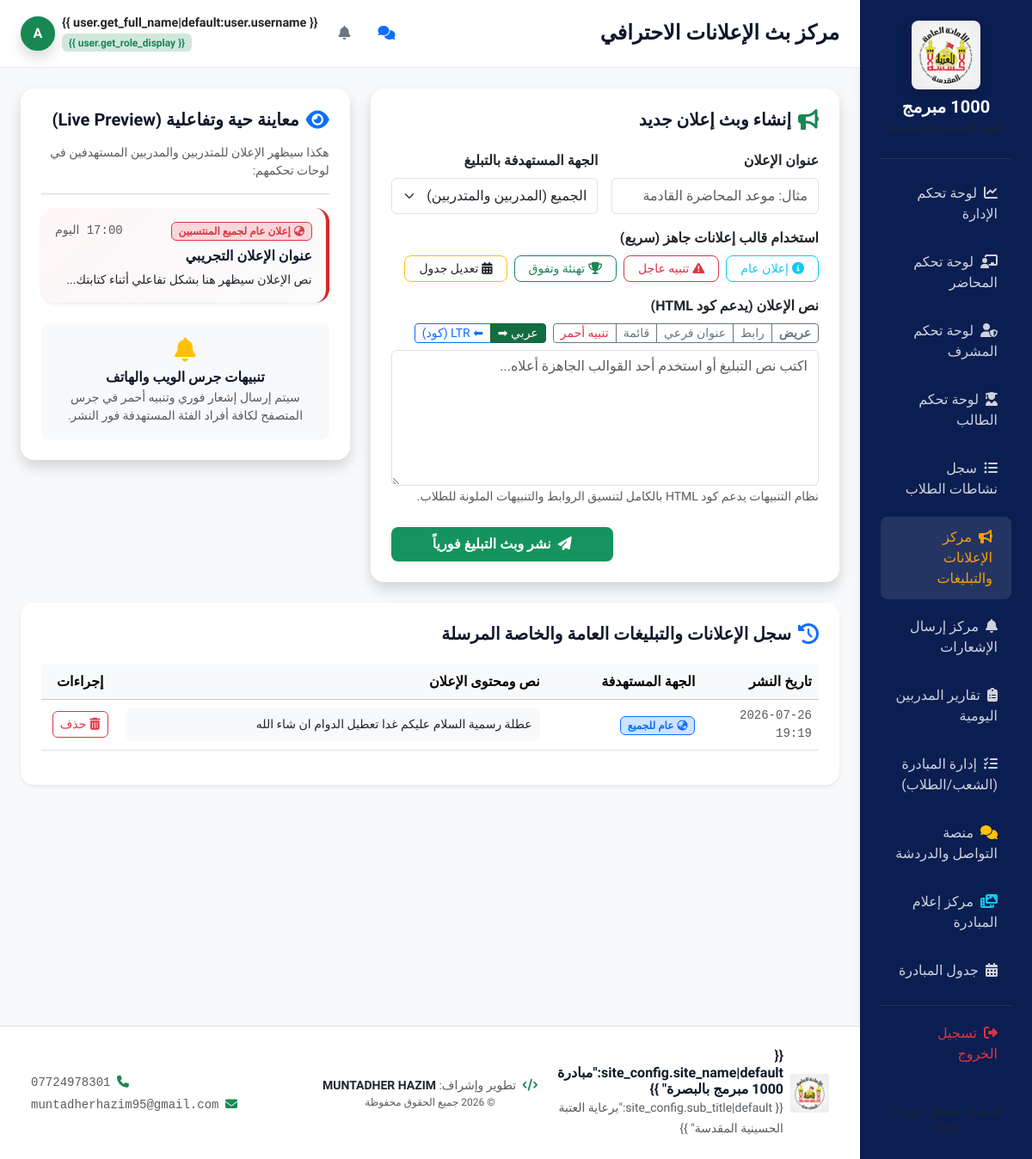
/manage/announcements/create/ (signed in), run on an earlier commit of the app's database.
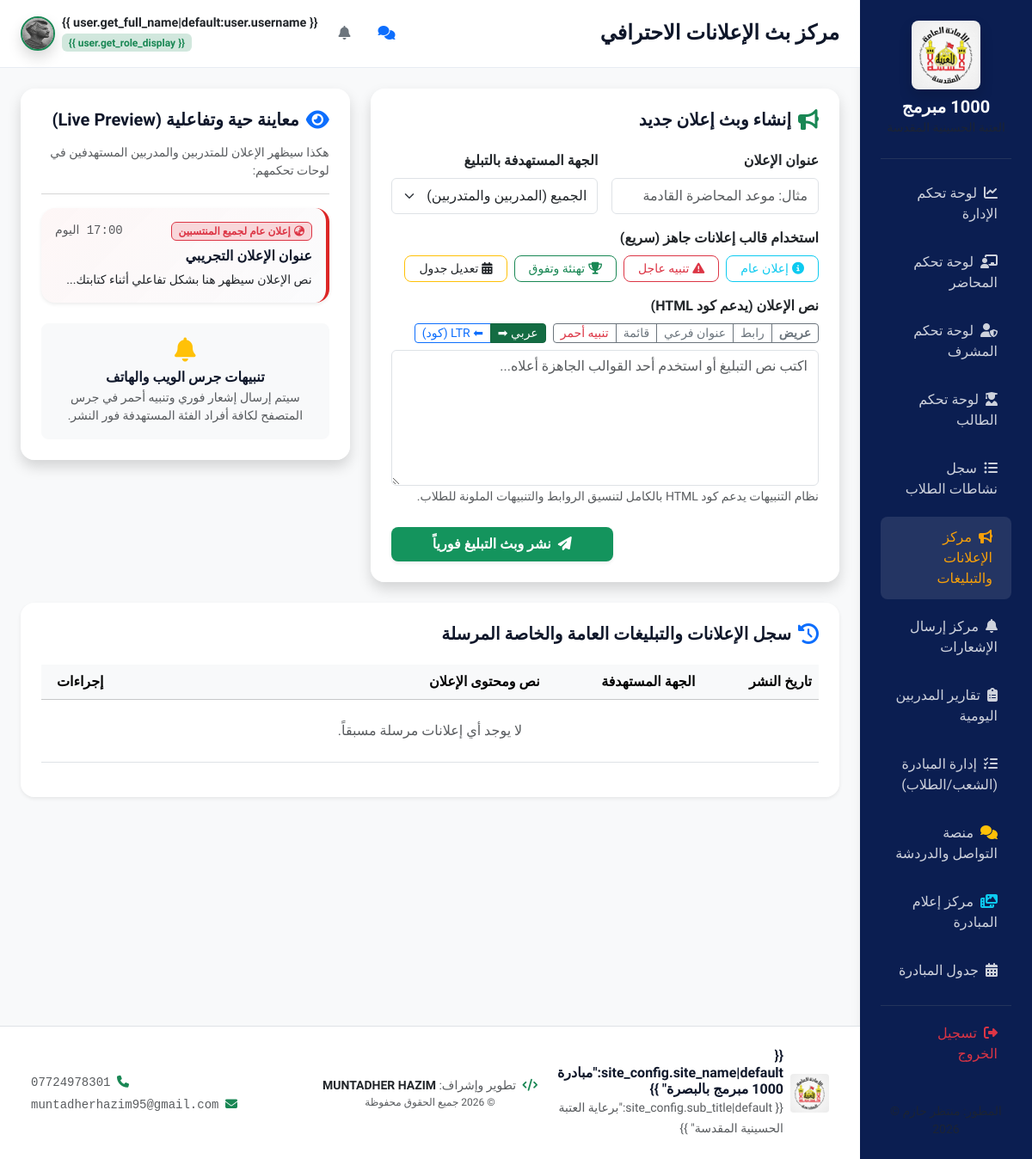
And on a later commit of the database.
### apps/users/models.py (models this page shows, shortened)
class CustomUser(AbstractUser):
    class Role(models.TextChoices):
        SUPER_ADMIN = 'super_admin', 'مسؤول النظام (Super Admin)'
        DIRECTOR = 'director', 'مدير المبادرة'
        TRAINING_OFFICER = 'training_officer', 'مسؤول التدريب'
        SUPERVISOR = 'supervisor', 'المشرف'
        LECTURER = 'lecturer', 'المحاضر'
        TRAINEE = 'trainee', 'المتدرب'
        VISITOR = 'visitor', 'الزائر'
    role = models.CharField(
        max_length=20,
        choices=Role.choices,
        default=Role.VISITOR,
        verbose_name="الدور الوظيفي"
    )
    phone_number = models.CharField(max_length=15, blank=True, null=True, verbose_name="رقم الهاتف")
    national_id = models.CharField(max_length=20, blank=True, null=True, verbose_name="الرقم الوطني")
    avatar = models.ImageField(upload_to='avatars/', blank=True, null=True, verbose_name="الصورة الشخصية")
    gender = models.CharField(
        max_length=10,
        choices=[('male', 'ذكر'), ('female', 'أنثى')],
        default='male',
        verbose_name="الجنس"
    )
    class Meta:
        verbose_name = "المستخدم"
        verbose_name_plural = "المستخدمون"

### apps/notifications/models.py (models this page shows, shortened)
class InternalMessage(models.Model):
    sender = models.ForeignKey(
        settings.AUTH_USER_MODEL,
        on_delete=models.CASCADE,
        related_name='sent_messages',
        verbose_name="المرسل"
    )
    recipient = models.ForeignKey(
        settings.AUTH_USER_MODEL,
        on_delete=models.CASCADE,
        null=True,
        blank=True,
        related_name='received_messages',
        verbose_name="المستقبل (فردي)"
    )
    group = models.ForeignKey(
        'courses.Group',
        on_delete=models.SET_NULL,
        null=True,
        blank=True,
        related_name='group_messages',
        verbose_name="المجموعة المستهدفة (جماعي)"
    )
    course = models.ForeignKey(
        'courses.Course',
        on_delete=models.SET_NULL,
        null=True,
        blank=True,
        related_name='course_messages',
        verbose_name="المادة الدراسية المستهدفة"
    )
    content = models.TextField(verbose_name="نص الرسالة", blank=True, null=True)
    file = models.FileField(upload_to='messages/files/', blank=True, null=True, verbose_name="ملف مرفق")
    image = models.ImageField(upload_to='messages/images/', blank=True, null=True, verbose_name="صورة مرفقة")
    is_read = models.BooleanField(default=False, verbose_name="مقروءة؟")
    created_at = models.DateTimeField(auto_now_add=True, verbose_name="تاريخ الإرسال")
    class Meta:
        verbose_name = "الرسالة الداخلية"
        verbose_name_plural = "الرسائل الداخلية"
        ordering = ['created_at']

### apps/portal/views.py (the view)
# urls.py: path('manage/announcements/create/', views.create_announcements_view, name='create_announcements_view'),
@login_required
def create_announcements_view(request):
    if request.user.role not in [CustomUser.Role.SUPER_ADMIN, CustomUser.Role.DIRECTOR]:
        raise Http404("غير مصرح بالدخول.")
    from apps.notifications.models import InternalMessage
    announcements = InternalMessage.objects.all().order_by('-created_at')
    groups = Group.objects.all()
    context = {
        'announcements': announcements,
        'groups': groups,
    }
    return render(request, 'portal/create_announcements.html', context)

### apps/portal/context_processors.py (called while the page is built)
def site_settings(request):
    config = SiteConfiguration.objects.first()
    if not config:
        config = SiteConfiguration.objects.create()
    context = {
        'site_config': config,
        'unread_notifications_count': 0,
        'all_notifications': []
    }
    if request.user.is_authenticated:
        unread = request.user.notifications.filter(is_read=False)
        context['unread_notifications_count'] = unread.count()
        context['all_notifications'] = request.user.notifications.all()[:10]
    return context

### templates/portal/create_announcements.html (shortened to what the changed rows need)
{% extends 'base.html' %}
{% block content %}
<div class="row">
    <div class="col-12">
        <div class="glass-card p-4 border-0 shadow-sm">
            <div class="table-responsive">
                <table class="table table-hover align-middle">
                    <thead class="table-light">
                        <tr>
                            <th style="width: 15%">تاريخ النشر</th>
                            <th style="width: 20%">الجهة المستهدفة</th>
                            <th style="width: 55%">نص ومحتوى الإعلان</th>
                            <th style="width: 10%" class="text-center">إجراءات</th>
                        </tr>
                    </thead>
                    <tbody>
                        {% for msg in announcements %}
                        <tr>
                            <td class="font-monospace text-muted small">{{ msg.created_at|date:"Y-m-d H:i" }}</td>
                            <td>
                                {% if msg.group %}
                                <span class="badge bg-secondary-subtle text-dark border border-secondary py-1 px-2">
                                    <i class="fas fa-users me-1 text-secondary"></i>شعبة: {{ msg.group.name }}
                                </span>
                                {% else %}
                                <span class="badge bg-primary-subtle text-primary border border-primary py-1 px-2">
                                    <i class="fas fa-globe-asia me-1 text-primary"></i>عام للجميع
                                </span>
                                {% endif %}
                            </td>
                            <td>
                                <div class="p-2 bg-light rounded-3 text-dark small m-0 border border-light" style="max-height: 100px; overflow-y: auto;">
                                    {{ msg.content|safe }}
                                </div>
                            </td>
                            <td class="text-center">
                                <form method="POST" action="{% url 'portal:delete_announcement_post' msg.id %}" onsubmit="return confirm('هل أنت متأكد من حذف هذا الإعلان والتنبيه نهائياً من قاعدة البيانات ولوحات تحكم المستلمين؟');">
                                    <button type="submit" class="btn btn-sm btn-outline-danger px-2 rounded-2" title="حذف التبليغ">
                                        <i class="fas fa-trash-alt me-1"></i>حذف
                                    </button>
                                </form>
                            </td>
                        </tr>
                        {% empty %}
                        <tr>
                            <td colspan="4" class="text-center py-4 text-muted">لا يوجد أي إعلانات مرسلة مسبقاً.</td>
                        </tr>
                        {% endfor %}
                    </tbody>
                </table>
            </div>
        </div>
    </div>
</div>
{% endblock %}

### templates/base.html (shortened to what the changed rows need)
<!DOCTYPE html>
<html lang="ar" dir="rtl">
<head>
    <link rel="stylesheet" href="https://cdn.jsdelivr.net/npm/bootstrap@5.3.3/dist/css/bootstrap.rtl.min.css"
>
    <link rel="stylesheet" href="https://cdnjs.cloudflare.com/ajax/libs/font-awesome/6.5.1/css/all.min.css">
    <link rel="stylesheet" href="/static/css/styles.css">
    <link href="https://cdn.jsdelivr.net/npm/fullcalendar@6.1.11/index.global.min.css" rel="stylesheet">
    <link href="https://cdn.jsdelivr.net/npm/tom-select@2.3.1/dist/css/tom-select.bootstrap5.min.css" rel="stylesheet">
</head>
<body class="bg-light">
    <div class="d-flex min-vh-100 flex-column flex-md-row">
        <div class="flex-grow-1 d-flex flex-column" style="min-width: 0;">
            <nav class="navbar top-navbar navbar-expand-lg px-4 py-3 sticky-top">
                <div class="container-fluid p-0 d-flex justify-content-between align-items-center">
                    <div class="d-flex align-items-center gap-3">
                        {% if user.is_authenticated %}
                        <div class="dropdown">
                            <button
                                class="btn btn-link text-decoration-none d-flex align-items-center gap-2 p-0 border-0"
                                type="button" data-bs-toggle="dropdown" aria-expanded="false">
                                <div class="text-end d-none d-sm-block">
                                    <p class="m-0 fw-bold text-dark" style="font-size: 0.9rem;">{{
                                        user.get_full_name|default:user.username }}</p>
                                    <span class="badge bg-success-subtle text-success" style="font-size: 0.75rem;">{{
                                        user.get_role_display }}</span>
                                </div>
                                {% if user.avatar %}
                                <img src="{{ user.avatar.url }}"
                                    class="rounded-circle border border-2 border-success shadow" width="40" height="40"
                                    alt="Avatar">
                                {% else %}
                                <div class="bg-success text-white rounded-circle d-flex align-items-center justify-content-center shadow border border-2 border-success fw-bold"
                                    style="width: 40px; height: 40px;">
                                    {{ user.username|slice:":1"|upper }}
                                </div>
                                {% endif %}
                            </button>
                        </div>
                        {% else %}
                        <a href="{% url 'portal:login' %}" class="btn btn-primary-custom px-4">تسجيل الدخول</a>
                        {% endif %}
                    </div>
                </div>
            </nav>
            <main class="flex-grow-1 p-4">
                <div class="container-fluid p-0">
                    {% block content %}{% endblock %}
                </div>
            </main>
        </div>
    </div>
</body>
</html>

What changed in the data, as far as the page shows it:
removed InternalMessage: created_at "2026-07-26 19:19", shows "عام للجميع", content "عطلة رسمية السلام عليكم غدا تعطيل الدوام ان شاء الله"
changed CustomUser: avatar: picture added; username "A" → (not shown)
Also different on the page:
text now shown: "لا يوجد أي إعلانات مرسلة مسبقاً."
